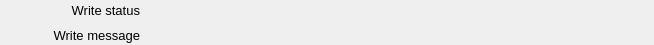
    <widget class="PyDMFrame" name="composite_9">
      <property name="geometry">
        <rect>
          <x>21</x>
          <y>393</y>
          <width>654</width>
          <height>45</height>
        </rect>
      </property>
      <widget class="QLabel" name="text_17">
        <property name="geometry">
          <rect>
            <x>0</x>
            <y>0</y>
            <width>140</width>
            <height>20</height>
          </rect>
        </property>
        <property name="text">
          <string>Write status</string>
        </property>
        <property name="font" stdset="0">
          <font>
            <pointsize>10</pointsize>
          </font>
        </property>
        <property name="brush" stdset="0">
          <brush brushstyle="SolidPattern">
            <color alpha="255">
              <red>0</red>
              <green>0</green>
              <blue>0</blue>
            </color>
          </brush>
        </property>
        <property name="toolTip">
          <string>text_17</string>
        </property>
        <property name="alignment">
          <set>Qt::AlignRight|Qt::AlignTrailing|Qt::AlignVCenter</set>
        </property>
        <property name="styleSheet">
          <string notr="true">QLabel#text_17 {
  color: rgb(0, 0, 0);
  }</string>
        </property>
      </widget>
      <widget class="PyDMLabel" name="text_update_16">
        <property name="geometry">
          <rect>
            <x>149</x>
            <y>0</y>
            <width>120</width>
            <height>20</height>
          </rect>
        </property>
        <property name="toolTip">
          <string>PV: ${prefix}WriteStatus</string>
        </property>
        <property name="channel" stdset="0">
          <string>ca://${prefix}WriteStatus</string>
        </property>
        <property name="displayFormat" stdset="0">
          <enum>PyDMLabel::String</enum>
        </property>
        <property name="font" stdset="0">
          <font>
            <pointsize>10</pointsize>
          </font>
        </property>
        <property name="alignment">
          <set>Qt::AlignLeading|Qt::AlignLeft|Qt::AlignVCenter</set>
        </property>
        <property name="textInteractionFlags">
          <set>Qt::TextSelectableByKeyboard|Qt::TextSelectableByMouse</set>
        </property>
        <property name="styleSheet">
          <string notr="true">PyDMLabel#text_update_16 {
  color: rgb(40, 147, 21);
  background-color: rgb(187, 187, 187);
  }</string>
        </property>
      </widget>
      <widget class="QLabel" name="text_18">
        <property name="geometry">
          <rect>
            <x>0</x>
            <y>25</y>
            <width>140</width>
            <height>20</height>
          </rect>
        </property>
        <property name="text">
          <string>Write message</string>
        </property>
        <property name="font" stdset="0">
          <font>
            <pointsize>10</pointsize>
          </font>
        </property>
        <property name="brush" stdset="0">
          <brush brushstyle="SolidPattern">
            <color alpha="255">
              <red>0</red>
              <green>0</green>
              <blue>0</blue>
            </color>
          </brush>
        </property>
        <property name="toolTip">
          <string>text_18</string>
        </property>
        <property name="alignment">
          <set>Qt::AlignRight|Qt::AlignTrailing|Qt::AlignVCenter</set>
        </property>
        <property name="styleSheet">
          <string notr="true">QLabel#text_18 {
  color: rgb(0, 0, 0);
  }</string>
        </property>
      </widget>
      <widget class="PyDMLabel" name="text_update_17">
        <property name="geometry">
          <rect>
            <x>149</x>
            <y>28</y>
            <width>505</width>
            <height>14</height>
          </rect>
        </property>
        <property name="toolTip">
          <string>PV: ${prefix}WriteMessage</string>
        </property>
        <property name="channel" stdset="0">
          <string>ca://${prefix}WriteMessage</string>
        </property>
        <property name="displayFormat" stdset="0">
          <enum>PyDMLabel::String</enum>
        </property>
        <property name="font" stdset="0">
          <font>
            <pointsize>8</pointsize>
          </font>
        </property>
        <property name="alignment">
          <set>Qt::AlignLeading|Qt::AlignLeft|Qt::AlignVCenter</set>
        </property>
        <property name="textInteractionFlags">
          <set>Qt::TextSelectableByKeyboard|Qt::TextSelectableByMouse</set>
        </property>
        <property name="styleSheet">
          <string notr="true">PyDMLabel#text_update_17 {
  color: rgb(253, 0, 0);
  background-color: rgb(218, 218, 218);
  }</string>
        </property>
      </widget>
    </widget>
